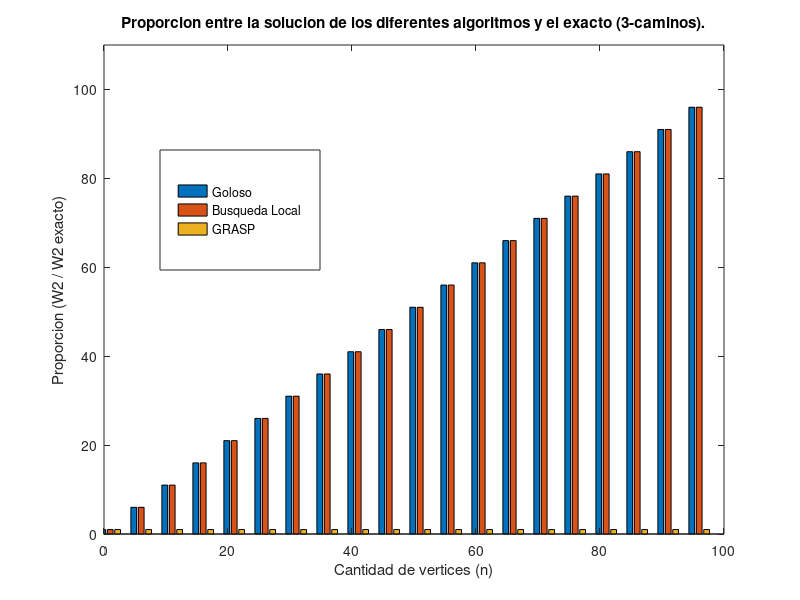
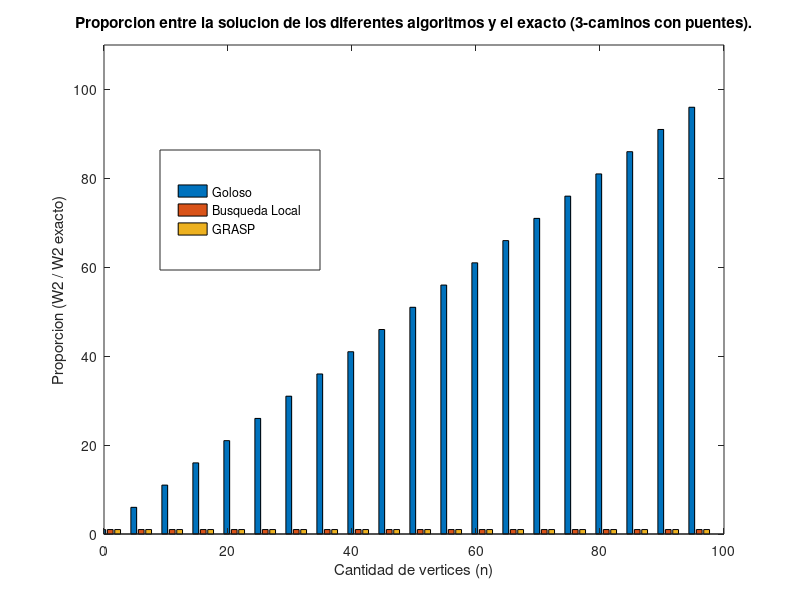

The MATLAB source for these figures, in order:
function graficar_todos_proporcion()

  close all;
    
  figure;
  bar(1:5:100, [1:5:100;1:5:100;ones(1,20)]');
  hold on;
  title('Proporcion entre la solucion de los diferentes algoritmos y el exacto (3-caminos).');
  axis([0,100,0,110]);
  hleg = legend({'Goloso','Busqueda Local','GRASP'});
  set(hleg, 'Position', [0.2 0.55 0.2 0.2]);
  xlabel('Cantidad de vertices (n)');
  ylabel('Proporcion (W2 / W2 exacto)');
  saveas(gca, ['../graficos/todos_proporcion_3caminos.eps'],'epsc');
  
  figure;
  bar(1:5:100, [1:5:100;ones(1,20);ones(1,20)]');
  hold on;
  title('Proporcion entre la solucion de los diferentes algoritmos y el exacto (3-caminos con puentes).');
  axis([0,100,0,110]);
  hleg = legend({'Goloso','Busqueda Local','GRASP'});
  set(hleg, 'Position', [0.2 0.55 0.2 0.2]);
  xlabel('Cantidad de vertices (n)');
  ylabel('Proporcion (W2 / W2 exacto)');
  saveas(gca, ['../graficos/todos_proporcion_puentes.eps'],'epsc');
  
 
  
end